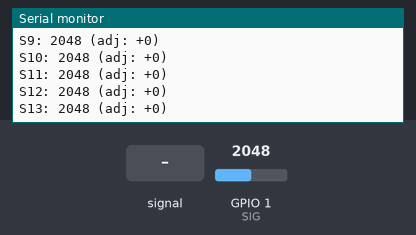
Recording of a sketch running on a simulated ESP32-C3. On the bench: the last lines printed to the serial monitor. The test bench sets the inputs (shaded band); at power-on: GPIO 1 (SIG) = 2048. The audio player accepts every command and is not drawn.

Above: at 6.7 s.
6.8 s: GPIO 1 (SIG) fed a 2 Hz sine of ±1228 counts around its level
At 7.86 s:
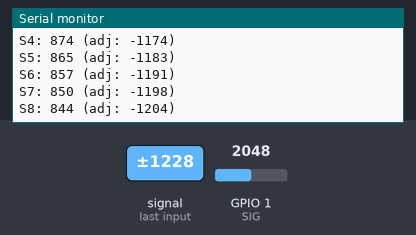
9.8 s: GPIO 1 (SIG) set to 2866
At 10.9 s:
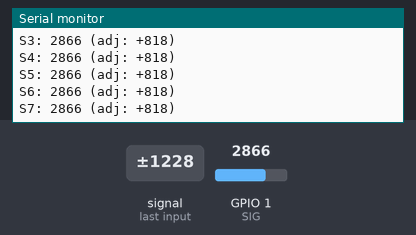
11.3 s: GPIO 1 (SIG) set to 3603
At 11.63 s:
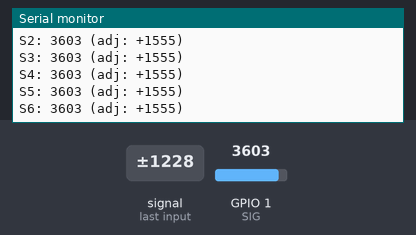
Timing chart, 0 to 14.3 s (numbered marks = the images above; inputs shaded):
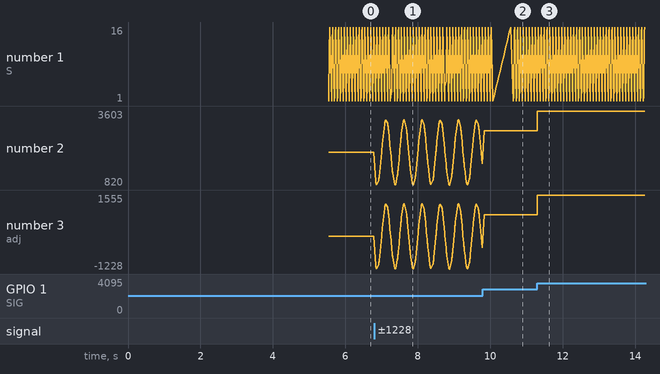

Measured:
- after the input at 6.8 s, the serial monitor: prints a new line at once (image 1)
- plotted number 2: 2048 → 1610 after the input at 6.8 s
- plotted number 3: 0 → -438 after the input at 6.8 s

The sketch:

QGH_Walking_game.ino
```cpp
#include <Arduino.h>
#include <DFRobotDFPlayerMini.h>

// --- Мультиплексор ---
#define S0 5
#define S1 6
#define S2 7
#define S3 8
#define SIG 1   // ADC1_CH5 (GPIO5)

// --- DFPlayer Mini ---
#define DFPLAYER_RX 20   // RX ESP32-C3 ← TX DFPlayer
#define DFPLAYER_TX 21  // TX ESP32-C3 → RX DFPlayer

HardwareSerial dfSerial(1);
DFRobotDFPlayerMini dfPlayer;

// --- Налаштування ---
const int NUM_CHANNELS = 16;      // скільки датчиків (0..16)
const int DEFAULT_THRESHOLD = 30;       // базовий поріг (у відхиленні від baseline)
const int NUM_SOUNDS = 5;         // кількість файлів у кожній папці (01, 02, ...)

const int TRIGGER_SAMPLES = 4;    // скільки послідовних вимірювань потрібно для спрацювання (3-5 ок)
const int RELEASE_SAMPLES = 3;    // скільки послідовних вимірювань для "відпускання" (щоб не дрібезжало)
const int RELEASE_HYST = 10;      // гістерезис на відпускання (нижче порога на 10)
const int LOOP_DELAY_MS = 50;     // затримка циклу (менше, щоб 3-5 вимірів набирались швидко)

int lastState[16];  // попередні стани каналів (0/1)
int currentState[16];
int threshold[16];              // індивідуальний поріг для кожного датчика
int aboveCount[16] = {0};        // лічильник послідовних перевищень порога
int belowCount[16] = {0};        // лічильник послідовних значень нижче порога (для відпускання)
int nextSound[16] = {0};
int baseline[16] = {0};  // базові значення для калібровки

// --- Функція вибору каналу мультиплексора ---
void selectChannel(int channel) {
  digitalWrite(S0, channel & 0x01);
  digitalWrite(S1, (channel >> 1) & 0x01);
  digitalWrite(S2, (channel >> 2) & 0x01);
  digitalWrite(S3, (channel >> 3) & 0x01);
}

int readChannel(int ch) {
  selectChannel(ch);
  delayMicroseconds(200);
  long s = 0;
  for (int i = 0; i < 10; i++) {
    s += analogRead(SIG);
    delayMicroseconds(50);
  }
  return s / 10;
}

void setup() {
  Serial.begin(115200);
  delay(1000);
  Serial.println("ESP32-C3 Game Board Starting...");

  pinMode(S0, OUTPUT);
  pinMode(S1, OUTPUT);
  pinMode(S2, OUTPUT);
  pinMode(S3, OUTPUT);

  for (int i = 0; i < 16; i++) lastState[i] = 0;
  for (int i = 0; i < 16; i++) nextSound[i] = 0;

  // Пороги можна налаштувати індивідуально. За замовчуванням 30.
  // Якщо хочеш – вистав вручну конкретні значення нижче.
  for (int i = 0; i < 16; i++) threshold[i] = DEFAULT_THRESHOLD;

  // приклад ручної підстройки (розкоментуй і підправ за потреби):
  threshold[0] = 20;   // S1
  threshold[1] = 30;   // S2
  threshold[2] = 50;   // S3
  threshold[3] = 20;   // S4
  threshold[4] = 30;   // S5
  threshold[5] = 50;   // S6
  threshold[6] = 20;   // S7
  threshold[7] = 30;   // S8
  threshold[8] = 50;   // S9
  threshold[9] = 20;   // S10
  threshold[10] = 30;   // S11
  threshold[11] = 50;   // S12
  threshold[12] = 20;   // S13
  threshold[13] = 30;   // S14
  threshold[14] = 50;   // S15
  threshold[15] = 20;   // S16
  // ...

  for (int i = 0; i < 16; i++) aboveCount[i] = 0;
  for (int i = 0; i < 16; i++) belowCount[i] = 0;

  Serial.println("Thresholds (delta from baseline) per sensor:");
  for (int i = 0; i < NUM_CHANNELS; i++) {
    Serial.printf("S%d threshold = +%d\n", i + 1, threshold[i]);
  }
  Serial.println();

  Serial.println("Calibrating sensors...");
  for (int ch = 0; ch < NUM_CHANNELS; ch++) {
    long sum = 0;
    for (int i = 0; i < 10; i++) {   // 10 вимірів
      sum += readChannel(ch);
      delay(20);
    }
    baseline[ch] = sum / 10;
    Serial.printf("Baseline S%d = %d\n", ch + 1, baseline[ch]);
  }
  Serial.println("Calibration complete.\n");

  // --- DFPlayer ---
  dfSerial.begin(9600, SERIAL_8N1, DFPLAYER_RX, DFPLAYER_TX);
  if (!dfPlayer.begin(dfSerial)) {
    Serial.println("❌ DFPlayer Mini not detected!");
    while (true) delay(100);
  }
  Serial.println("✅ DFPlayer Mini online.");
  dfPlayer.volume(25);  // Гучність (0-30)
  delay(500);
}

void loop() {
  for (int ch = 0; ch < NUM_CHANNELS; ch++) {
    int value = readChannel(ch);
    int adjusted = value - baseline[ch];
    Serial.printf("S%d: %d (adj: %+d)\n", ch + 1, value, adjusted);

    // multi-sample debounce on adjusted deviation
    int onTh = threshold[ch];
    int offTh = threshold[ch] - RELEASE_HYST; // відпускання трохи нижче, щоб не дрібезжало

    // рахуємо послідовні перевищення / зниження
    if (adjusted > onTh) {
      aboveCount[ch] = min(aboveCount[ch] + 1, 1000);
      belowCount[ch] = 0;
    } else if (adjusted < offTh) {
      belowCount[ch] = min(belowCount[ch] + 1, 1000);
      aboveCount[ch] = 0;
    } else {
      // в зоні гістерезису – не міняємо стани, але й не накопичуємо
      // (можна залишити лічильники як є, але так стабільніше)
      aboveCount[ch] = 0;
      belowCount[ch] = 0;
    }

    // визначаємо підтверджений стан магніта
    if (lastState[ch] == 0) {
      // зараз "нема магніта" – чекаємо TRIGGER_SAMPLES послідовних перевищень
      currentState[ch] = (aboveCount[ch] >= TRIGGER_SAMPLES) ? 1 : 0;
    } else {
      // зараз "магніт є" – чекаємо RELEASE_SAMPLES послідовних значень нижче offTh
      currentState[ch] = (belowCount[ch] >= RELEASE_SAMPLES) ? 0 : 1;
    }

    // тригер лише при переході 0 -> 1
    if (currentState[ch] == 1 && lastState[ch] == 0) {
      int sound = nextSound[ch] + 1;   // 1..NUM_SOUNDS
      Serial.printf("▶️ TRIGGER (CONFIRMED): S%d → play %02d/%02d\n",
                    ch + 1, ch + 1, sound);
      dfPlayer.playFolder(ch + 1, sound);
      nextSound[ch] = (nextSound[ch] + 1) % NUM_SOUNDS;  // цикл 1..5
    }

    lastState[ch] = currentState[ch];
  }
  delay(LOOP_DELAY_MS);
}
```
